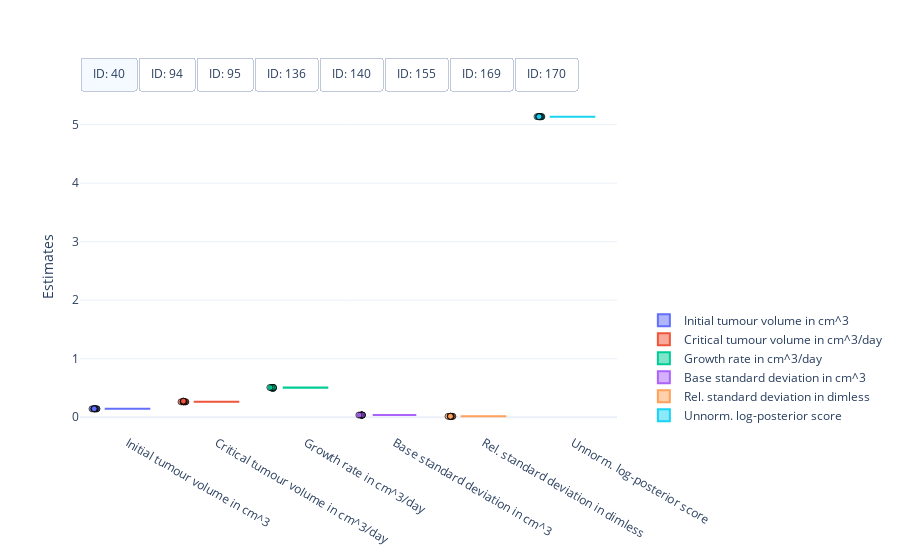

The code cell stored with this chart in its notebook:
### Code cell
#
# Visualisation of the spread of optimised model parameters for multiple runs from different initial points.
#
# This cell needs the above optimised model parameters and their respective objective function scores, as well as the data
# [parameters_combi, scores_combi, data]
#

import pkpd.plots


# Define x labels
xlabels = [
    'Initial tumour volume in cm^3', 
    'Critical tumour volume in cm^3/day',
    'Growth rate in cm^3/day',
    'Base standard deviation in cm^3',
    'Rel. standard deviation in dimless',
    'Unnorm. log-posterior score']

# Get mouse ids
mouse_ids = data['#ID'].unique()

# Create figure
fig = pkpd.plots.plot_optimised_parameters(
    parameters_combi, scores_combi, xlabels, mouse_ids)

# Show figure
fig.show()

### Figure 1 — Plotly figure (JSON) as saved in the notebook; plotly's stock layout.template omitted (floating-point values rounded to 4 significant figures)
{"data": [{"boxpoints": "all", "jitter": 0.2, "line": {"color": "#636EFA"}, "marker": {"color": "#636EFA", "line": {"color": "black", "width": 1}, "opacity": 0.7, "symbol": "circle"}, "name": "Initial tumour volume in cm^3", "pointpos": -1.5, "type": "box", "visible": true, "y": [0.1439, 0.1441, 0.1441, 0.1439, 0.1439, 0.1457, 0.1439, 0.1441, 0.1443, 0.1457]}, {"boxpoints": "all", "jitter": 0.2, "line": {"color": "#EF553B"}, "marker": {"color": "#EF553B", "line": {"color": "black", "width": 1}, "opacity": 0.7, "symbol": "circle"}, "name": "Critical tumour volume in cm^3/day", "pointpos": -1.5, "type": "box", "visible": true, "y": [0.264, 0.2644, 0.2644, 0.264, 0.264, 0.2766, 0.264, 0.2644, 0.2657, 0.2754]}, {"boxpoints": "all", "jitter": 0.2, "line": {"color": "#00CC96"}, "marker": {"color": "#00CC96", "line": {"color": "black", "width": 1}, "opacity": 0.7, "symbol": "circle"}, "name": "Growth rate in cm^3/day", "pointpos": -1.5, "type": "box", "visible": true, "y": [0.5087, 0.5081, 0.5081, 0.5087, 0.5087, 0.4914, 0.5087, 0.5081, 0.5061, 0.4929]}, {"boxpoints": "all", "jitter": 0.2, "line": {"color": "#AB63FA"}, "marker": {"color": "#AB63FA", "line": {"color": "black", "width": 1}, "opacity": 0.7, "symbol": "circle"}, "name": "Base standard deviation in cm^3", "pointpos": -1.5, "type": "box", "visible": true, "y": [0.0381, 0.03808, 0.03808, 0.0381, 0.0381, 0.03728, 0.0381, 0.03808, 0.038, 0.03737]}, {"boxpoints": "all", "jitter": 0.2, "line": {"color": "#FFA15A"}, "marker": {"color": "#FFA15A", "line": {"color": "black", "width": 1}, "opacity": 0.7, "symbol": "circle"}, "name": "Rel. standard deviation in dimless", "pointpos": -1.5, "type": "box", "visible": true, "y": [0.01585, 0.01587, 0.01587, 0.01585, 0.01585, 0.01672, 0.01585, 0.01587, 0.01595, 0.01662]}, {"boxpoints": "all", "jitter": 0.2, "line": {"color": "#19D3F3"}, "marker": {"color": "#19D3F3", "line": {"color": "black", "width": 1}, "opacity": 0.7, "symbol": "circle"}, "name": "Unnorm. log-posterior score", "pointpos": -1.5, "type": "box", "visible": true, "y": [5.136, 5.136, 5.136, 5.136, 5.136, 5.137, 5.136, 5.136, 5.137, 5.137]}, {"boxpoints": "all", "jitter": 0.2, "line": {"color": "#636EFA"}, "marker": {"color": "#636EFA", "line": {"color": "black", "width": 1}, "opacity": 0.7, "symbol": "circle"}, "name": "Initial tumour volume in cm^3", "pointpos": -1.5, "type": "box", "visible": false, "y": [0.07325, 0.07325, 0.07346, 0.07325, 0.07325, 0.07325, 0.07325, 0.07325, 0.07325, 0.07325]}, {"boxpoints": "all", "jitter": 0.2, "line": {"color": "#EF553B"}, "marker": {"color": "#EF553B", "line": {"color": "black", "width": 1}, "opacity": 0.7, "symbol": "circle"}, "name": "Critical tumour volume in cm^3/day", "pointpos": -1.5, "type": "box", "visible": false, "y": [0.05611, 0.05611, 0.05963, 0.05611, 0.05611, 0.05611, 0.05611, 0.05611, 0.05611, 0.05611]}, {"boxpoints": "all", "jitter": 0.2, "line": {"color": "#00CC96"}, "marker": {"color": "#00CC96", "line": {"color": "black", "width": 1}, "opacity": 0.7, "symbol": "circle"}, "name": "Growth rate in cm^3/day", "pointpos": -1.5, "type": "box", "visible": false, "y": [0.3584, 0.3584, 0.342, 0.3584, 0.3584, 0.3584, 0.3584, 0.3584, 0.3584, 0.3584]}, {"boxpoints": "all", "jitter": 0.2, "line": {"color": "#AB63FA"}, "marker": {"color": "#AB63FA", "line": {"color": "black", "width": 1}, "opacity": 0.7, "symbol": "circle"}, "name": "Base standard deviation in cm^3", "pointpos": -1.5, "type": "box", "visible": false, "y": [2.629e-14, 1.047e-13, 7.628e-12, 1.386e-14, 1.747e-13, 1.825e-14, 1.293e-14, 6.892e-14, 4.861e-14, 1.539e-15]}, {"boxpoints": "all", "jitter": 0.2, "line": {"color": "#FFA15A"}, "marker": {"color": "#FFA15A", "line": {"color": "black", "width": 1}, "opacity": 0.7, "symbol": "circle"}, "name": "Rel. standard deviation in dimless", "pointpos": -1.5, "type": "box", "visible": false, "y": [0.07164, 0.07164, 0.07169, 0.07164, 0.07164, 0.07164, 0.07164, 0.07164, 0.07164, 0.07164]}, {"boxpoints": "all", "jitter": 0.2, "line": {"color": "#19D3F3"}, "marker": {"color": "#19D3F3", "line": {"color": "black", "width": 1}, "opacity": 0.7, "symbol": "circle"}, "name": "Unnorm. log-posterior score", "pointpos": -1.5, "type": "box", "visible": false, "y": [26.26, 26.26, 26.25, 26.26, 26.26, 26.26, 26.26, 26.26, 26.26, 26.26]}, {"boxpoints": "all", "jitter": 0.2, "line": {"color": "#636EFA"}, "marker": {"color": "#636EFA", "line": {"color": "black", "width": 1}, "opacity": 0.7, "symbol": "circle"}, "name": "Initial tumour volume in cm^3", "pointpos": -1.5, "type": "box", "visible": false, "y": [0.1968, 0.2414, 0.1968, 0.1968, 0.2414, 0.1968, 0.1968, 0.1972, 0.2414, 0.1598]}, {"boxpoints": "all", "jitter": 0.2, "line": {"color": "#EF553B"}, "marker": {"color": "#EF553B", "line": {"color": "black", "width": 1}, "opacity": 0.7, "symbol": "circle"}, "name": "Critical tumour volume in cm^3/day", "pointpos": -1.5, "type": "box", "visible": false, "y": [1.043, 1000.0, 1.043, 1.043, 1000.0, 1.043, 1.043, 1.064, 1000.0, 0.004696]}, {"boxpoints": "all", "jitter": 0.2, "line": {"color": "#00CC96"}, "marker": {"color": "#00CC96", "line": {"color": "black", "width": 1}, "opacity": 0.7, "symbol": "circle"}, "name": "Growth rate in cm^3/day", "pointpos": -1.5, "type": "box", "visible": false, "y": [0.1907, 0.1056, 0.1907, 0.1907, 0.1056, 0.1907, 0.1907, 0.1892, 0.1056, 14.94]}, {"boxpoints": "all", "jitter": 0.2, "line": {"color": "#AB63FA"}, "marker": {"color": "#AB63FA", "line": {"color": "black", "width": 1}, "opacity": 0.7, "symbol": "circle"}, "name": "Base standard deviation in cm^3", "pointpos": -1.5, "type": "box", "visible": false, "y": [1.128e-12, 0.05271, 6.497e-13, 5.128e-13, 0.05271, 3.428e-13, 9.383e-13, 1.714e-13, 0.05271, 4.286e-12]}, {"boxpoints": "all", "jitter": 0.2, "line": {"color": "#FFA15A"}, "marker": {"color": "#FFA15A", "line": {"color": "black", "width": 1}, "opacity": 0.7, "symbol": "circle"}, "name": "Rel. standard deviation in dimless", "pointpos": -1.5, "type": "box", "visible": false, "y": [0.1418, 0.05478, 0.1418, 0.1418, 0.05478, 0.1418, 0.1418, 0.1418, 0.05478, 0.1965]}, {"boxpoints": "all", "jitter": 0.2, "line": {"color": "#19D3F3"}, "marker": {"color": "#19D3F3", "line": {"color": "black", "width": 1}, "opacity": 0.7, "symbol": "circle"}, "name": "Unnorm. log-posterior score", "pointpos": -1.5, "type": "box", "visible": false, "y": [-1.05, -0.7524, -1.05, -1.05, -0.7524, -1.05, -1.05, -1.05, -0.7524, -4.428]}, {"boxpoints": "all", "jitter": 0.2, "line": {"color": "#636EFA"}, "marker": {"color": "#636EFA", "line": {"color": "black", "width": 1}, "opacity": 0.7, "symbol": "circle"}, "name": "Initial tumour volume in cm^3", "pointpos": -1.5, "type": "box", "visible": false, "y": [0.1335, 0.1335, 0.1335, 0.1335, 0.1335, 0.1335, 0.1335, 0.1335, 0.1335, 0.1335]}, {"boxpoints": "all", "jitter": 0.2, "line": {"color": "#EF553B"}, "marker": {"color": "#EF553B", "line": {"color": "black", "width": 1}, "opacity": 0.7, "symbol": "circle"}, "name": "Critical tumour volume in cm^3/day", "pointpos": -1.5, "type": "box", "visible": false, "y": [0.6425, 0.6425, 0.6425, 0.6425, 0.6425, 0.6425, 0.6425, 0.6425, 0.6425, 0.6425]}, {"boxpoints": "all", "jitter": 0.2, "line": {"color": "#00CC96"}, "marker": {"color": "#00CC96", "line": {"color": "black", "width": 1}, "opacity": 0.7, "symbol": "circle"}, "name": "Growth rate in cm^3/day", "pointpos": -1.5, "type": "box", "visible": false, "y": [0.1396, 0.1396, 0.1396, 0.1396, 0.1396, 0.1396, 0.1396, 0.1396, 0.1396, 0.1396]}, {"boxpoints": "all", "jitter": 0.2, "line": {"color": "#AB63FA"}, "marker": {"color": "#AB63FA", "line": {"color": "black", "width": 1}, "opacity": 0.7, "symbol": "circle"}, "name": "Base standard deviation in cm^3", "pointpos": -1.5, "type": "box", "visible": false, "y": [0.004279, 0.004279, 0.004279, 0.004279, 0.004279, 0.004279, 0.004279, 0.004279, 0.004279, 0.004279]}, {"boxpoints": "all", "jitter": 0.2, "line": {"color": "#FFA15A"}, "marker": {"color": "#FFA15A", "line": {"color": "black", "width": 1}, "opacity": 0.7, "symbol": "circle"}, "name": "Rel. standard deviation in dimless", "pointpos": -1.5, "type": "box", "visible": false, "y": [0.06794, 0.06794, 0.06794, 0.06794, 0.06794, 0.06794, 0.06794, 0.06794, 0.06794, 0.06794]}, {"boxpoints": "all", "jitter": 0.2, "line": {"color": "#19D3F3"}, "marker": {"color": "#19D3F3", "line": {"color": "black", "width": 1}, "opacity": 0.7, "symbol": "circle"}, "name": "Unnorm. log-posterior score", "pointpos": -1.5, "type": "box", "visible": false, "y": [15.67, 15.67, 15.67, 15.67, 15.67, 15.67, 15.67, 15.67, 15.67, 15.67]}, {"boxpoints": "all", "jitter": 0.2, "line": {"color": "#636EFA"}, "marker": {"color": "#636EFA", "line": {"color": "black", "width": 1}, "opacity": 0.7, "symbol": "circle"}, "name": "Initial tumour volume in cm^3", "pointpos": -1.5, "type": "box", "visible": false, "y": [0.1093, 0.1093, 0.1093, 0.1093, 0.1093, 0.1093, 0.1093, 0.1093, 0.1093, 0.1093]}, {"boxpoints": "all", "jitter": 0.2, "line": {"color": "#EF553B"}, "marker": {"color": "#EF553B", "line": {"color": "black", "width": 1}, "opacity": 0.7, "symbol": "circle"}, "name": "Critical tumour volume in cm^3/day", "pointpos": -1.5, "type": "box", "visible": false, "y": [1000.0, 1000.0, 1000.0, 1000.0, 1000.0, 1000.0, 1000.0, 1000.0, 1000.0, 1000.0]}, {"boxpoints": "all", "jitter": 0.2, "line": {"color": "#00CC96"}, "marker": {"color": "#00CC96", "line": {"color": "black", "width": 1}, "opacity": 0.7, "symbol": "circle"}, "name": "Growth rate in cm^3/day", "pointpos": -1.5, "type": "box", "visible": false, "y": [0.0973, 0.0973, 0.0973, 0.0973, 0.0973, 0.0973, 0.0973, 0.0973, 0.0973, 0.0973]}, {"boxpoints": "all", "jitter": 0.2, "line": {"color": "#AB63FA"}, "marker": {"color": "#AB63FA", "line": {"color": "black", "width": 1}, "opacity": 0.7, "symbol": "circle"}, "name": "Base standard deviation in cm^3", "pointpos": -1.5, "type": "box", "visible": false, "y": [0.0125, 0.0125, 0.0125, 0.0125, 0.0125, 0.0125, 0.0125, 0.0125, 0.0125, 0.0125]}, {"boxpoints": "all", "jitter": 0.2, "line": {"color": "#FFA15A"}, "marker": {"color": "#FFA15A", "line": {"color": "black", "width": 1}, "opacity": 0.7, "symbol": "circle"}, "name": "Rel. standard deviation in dimless", "pointpos": -1.5, "type": "box", "visible": false, "y": [0.1145, 0.1145, 0.1145, 0.1145, 0.1145, 0.1145, 0.1145, 0.1145, 0.1145, 0.1145]}, {"boxpoints": "all", "jitter": 0.2, "line": {"color": "#19D3F3"}, "marker": {"color": "#19D3F3", "line": {"color": "black", "width": 1}, "opacity": 0.7, "symbol": "circle"}, "name": "Unnorm. log-posterior score", "pointpos": -1.5, "type": "box", "visible": false, "y": [7.46, 7.46, 7.46, 7.46, 7.46, 7.46, 7.46, 7.46, 7.46, 7.46]}, {"boxpoints": "all", "jitter": 0.2, "line": {"color": "#636EFA"}, "marker": {"color": "#636EFA", "line": {"color": "black", "width": 1}, "opacity": 0.7, "symbol": "circle"}, "name": "Initial tumour volume in cm^3", "pointpos": -1.5, "type": "box", "visible": false, "y": [0.002099, 0.1002, 0.1001, 0.1002, 0.1002, 0.1002, 0.1002, 0.1002, 0.1002, 0.1003]}, {"boxpoints": "all", "jitter": 0.2, "line": {"color": "#EF553B"}, "marker": {"color": "#EF553B", "line": {"color": "black", "width": 1}, "opacity": 0.7, "symbol": "circle"}, "name": "Critical tumour volume in cm^3/day", "pointpos": -1.5, "type": "box", "visible": false, "y": [0.001094, 0.1223, 0.1182, 0.1222, 0.1222, 0.1222, 0.1222, 0.1222, 0.1222, 0.1225]}, {"boxpoints": "all", "jitter": 0.2, "line": {"color": "#00CC96"}, "marker": {"color": "#00CC96", "line": {"color": "black", "width": 1}, "opacity": 0.7, "symbol": "circle"}, "name": "Growth rate in cm^3/day", "pointpos": -1.5, "type": "box", "visible": false, "y": [73.45, 0.7561, 0.7763, 0.7565, 0.7571, 0.7565, 0.7565, 0.7565, 0.7564, 0.7551]}, {"boxpoints": "all", "jitter": 0.2, "line": {"color": "#AB63FA"}, "marker": {"color": "#AB63FA", "line": {"color": "black", "width": 1}, "opacity": 0.7, "symbol": "circle"}, "name": "Base standard deviation in cm^3", "pointpos": -1.5, "type": "box", "visible": false, "y": [0.06914, 2.586e-06, 2.163e-12, 1.645e-11, 5.93e-06, 1.28e-11, 1.023e-05, 3.608e-11, 9.122e-13, 1.975e-07]}, {"boxpoints": "all", "jitter": 0.2, "line": {"color": "#FFA15A"}, "marker": {"color": "#FFA15A", "line": {"color": "black", "width": 1}, "opacity": 0.7, "symbol": "circle"}, "name": "Rel. standard deviation in dimless", "pointpos": -1.5, "type": "box", "visible": false, "y": [0.0789, 0.1371, 0.1373, 0.1373, 0.1378, 0.1373, 0.1376, 0.1373, 0.1373, 0.1375]}, {"boxpoints": "all", "jitter": 0.2, "line": {"color": "#19D3F3"}, "marker": {"color": "#19D3F3", "line": {"color": "black", "width": 1}, "opacity": 0.7, "symbol": "circle"}, "name": "Unnorm. log-posterior score", "pointpos": -1.5, "type": "box", "visible": false, "y": [-3.146, 0.4793, 0.4766, 0.4784, 0.4789, 0.4784, 0.479, 0.4784, 0.4784, 0.4785]}, {"boxpoints": "all", "jitter": 0.2, "line": {"color": "#636EFA"}, "marker": {"color": "#636EFA", "line": {"color": "black", "width": 1}, "opacity": 0.7, "symbol": "circle"}, "name": "Initial tumour volume in cm^3", "pointpos": -1.5, "type": "box", "visible": false, "y": [0.1234, 0.1234, 0.1234, 0.1234, 0.1234, 0.1234, 0.1234, 0.1234, 0.1234, 0.1234]}, {"boxpoints": "all", "jitter": 0.2, "line": {"color": "#EF553B"}, "marker": {"color": "#EF553B", "line": {"color": "black", "width": 1}, "opacity": 0.7, "symbol": "circle"}, "name": "Critical tumour volume in cm^3/day", "pointpos": -1.5, "type": "box", "visible": false, "y": [0.8126, 0.8126, 0.8126, 0.8126, 0.8126, 0.8126, 0.8126, 0.8126, 0.8126, 0.8126]}, {"boxpoints": "all", "jitter": 0.2, "line": {"color": "#00CC96"}, "marker": {"color": "#00CC96", "line": {"color": "black", "width": 1}, "opacity": 0.7, "symbol": "circle"}, "name": "Growth rate in cm^3/day", "pointpos": -1.5, "type": "box", "visible": false, "y": [0.08723, 0.08723, 0.08723, 0.08723, 0.08723, 0.08723, 0.08723, 0.08723, 0.08723, 0.08723]}, {"boxpoints": "all", "jitter": 0.2, "line": {"color": "#AB63FA"}, "marker": {"color": "#AB63FA", "line": {"color": "black", "width": 1}, "opacity": 0.7, "symbol": "circle"}, "name": "Base standard deviation in cm^3", "pointpos": -1.5, "type": "box", "visible": false, "y": [0.005574, 0.005574, 0.005574, 0.005574, 0.005574, 0.005574, 0.005574, 0.005574, 0.005574, 0.005574]}, {"boxpoints": "all", "jitter": 0.2, "line": {"color": "#FFA15A"}, "marker": {"color": "#FFA15A", "line": {"color": "black", "width": 1}, "opacity": 0.7, "symbol": "circle"}, "name": "Rel. standard deviation in dimless", "pointpos": -1.5, "type": "box", "visible": false, "y": [0.02129, 0.02129, 0.02129, 0.02129, 0.02129, 0.02129, 0.02129, 0.02129, 0.02129, 0.02129]}, {"boxpoints": "all", "jitter": 0.2, "line": {"color": "#19D3F3"}, "marker": {"color": "#19D3F3", "line": {"color": "black", "width": 1}, "opacity": 0.7, "symbol": "circle"}, "name": "Unnorm. log-posterior score", "pointpos": -1.5, "type": "box", "visible": false, "y": [30.99, 30.99, 30.99, 30.99, 30.99, 30.99, 30.99, 30.99, 30.99, 30.99]}, {"boxpoints": "all", "jitter": 0.2, "line": {"color": "#636EFA"}, "marker": {"color": "#636EFA", "line": {"color": "black", "width": 1}, "opacity": 0.7, "symbol": "circle"}, "name": "Initial tumour volume in cm^3", "pointpos": -1.5, "type": "box", "visible": false, "y": [0.0869, 0.0869, 0.08704, 0.08703, 0.0869, 0.06784, 0.0869, 0.08706, 0.0869, 0.0869]}, {"boxpoints": "all", "jitter": 0.2, "line": {"color": "#EF553B"}, "marker": {"color": "#EF553B", "line": {"color": "black", "width": 1}, "opacity": 0.7, "symbol": "circle"}, "name": "Critical tumour volume in cm^3/day", "pointpos": -1.5, "type": "box", "visible": false, "y": [2.575, 2.575, 2.67, 2.666, 2.575, 0.001498, 2.575, 2.667, 2.575, 2.575]}, {"boxpoints": "all", "jitter": 0.2, "line": {"color": "#00CC96"}, "marker": {"color": "#00CC96", "line": {"color": "black", "width": 1}, "opacity": 0.7, "symbol": "circle"}, "name": "Growth rate in cm^3/day", "pointpos": -1.5, "type": "box", "visible": false, "y": [0.07263, 0.07263, 0.07235, 0.07236, 0.07263, 9.444, 0.07263, 0.07235, 0.07263, 0.07263]}, {"boxpoints": "all", "jitter": 0.2, "line": {"color": "#AB63FA"}, "marker": {"color": "#AB63FA", "line": {"color": "black", "width": 1}, "opacity": 0.7, "symbol": "circle"}, "name": "Base standard deviation in cm^3", "pointpos": -1.5, "type": "box", "visible": false, "y": [0.01175, 0.01175, 0.0118, 0.0118, 0.01175, 1.14e-11, 0.01175, 0.01178, 0.01175, 0.01175]}, {"boxpoints": "all", "jitter": 0.2, "line": {"color": "#FFA15A"}, "marker": {"color": "#FFA15A", "line": {"color": "black", "width": 1}, "opacity": 0.7, "symbol": "circle"}, "name": "Rel. standard deviation in dimless", "pointpos": -1.5, "type": "box", "visible": false, "y": [0.00391, 0.00391, 0.003783, 0.003675, 0.00391, 0.1413, 0.00391, 0.003816, 0.00391, 0.00391]}, {"boxpoints": "all", "jitter": 0.2, "line": {"color": "#19D3F3"}, "marker": {"color": "#19D3F3", "line": {"color": "black", "width": 1}, "opacity": 0.7, "symbol": "circle"}, "name": "Unnorm. log-posterior score", "pointpos": -1.5, "type": "box", "visible": false, "y": [31.22, 31.22, 31.22, 31.22, 31.22, 17.71, 31.22, 31.22, 31.22, 31.22]}], "layout": {"autosize": true, "legend": {"x": 1.05, "xanchor": "left", "y": 0.01, "yanchor": "bottom"}, "updatemenus": [{"buttons": [{"args": [{"visible": [true, true, true, true, true, true, false, false, false, false, false, false, false, false, false, false, false, false, false, false, false, false, false, false, false, false, false, false, false, false, false, false, false, false, false, false, false, false, false, false, false, false, false, false, false, false, false, false]}], "label": "ID: 40", "method": "restyle"}, {"args": [{"visible": [false, false, false, false, false, false, true, true, true, true, true, true, false, false, false, false, false, false, false, false, false, false, false, false, false, false, false, false, false, false, false, false, false, false, false, false, false, false, false, false, false, false, false, false, false, false, false, false]}], "label": "ID: 94", "method": "restyle"}, {"args": [{"visible": [false, false, false, false, false, false, false, false, false, false, false, false, true, true, true, true, true, true, false, false, false, false, false, false, false, false, false, false, false, false, false, false, false, false, false, false, false, false, false, false, false, false, false, false, false, false, false, false]}], "label": "ID: 95", "method": "restyle"}, {"args": [{"visible": [false, false, false, false, false, false, false, false, false, false, false, false, false, false, false, false, false, false, true, true, true, true, true, true, false, false, false, false, false, false, false, false, false, false, false, false, false, false, false, false, false, false, false, false, false, false, false, false]}], "label": "ID: 136", "method": "restyle"}, {"args": [{"visible": [false, false, false, false, false, false, false, false, false, false, false, false, false, false, false, false, false, false, false, false, false, false, false, false, true, true, true, true, true, true, false, false, false, false, false, false, false, false, false, false, false, false, false, false, false, false, false, false]}], "label": "ID: 140", "method": "restyle"}, {"args": [{"visible": [false, false, false, false, false, false, false, false, false, false, false, false, false, false, false, false, false, false, false, false, false, false, false, false, false, false, false, false, false, false, true, true, true, true, true, true, false, false, false, false, false, false, false, false, false, false, false, false]}], "label": "ID: 155", "method": "restyle"}, {"args": [{"visible": [false, false, false, false, false, false, false, false, false, false, false, false, false, false, false, false, false, false, false, false, false, false, false, false, false, false, false, false, false, false, false, false, false, false, false, false, true, true, true, true, true, true, false, false, false, false, false, false]}], "label": "ID: 169", "method": "restyle"}, {"args": [{"visible": [false, false, false, false, false, false, false, false, false, false, false, false, false, false, false, false, false, false, false, false, false, false, false, false, false, false, false, false, false, false, false, false, false, false, false, false, false, false, false, false, false, false, true, true, true, true, true, true]}], "label": "ID: 170", "method": "restyle"}], "direction": "right", "pad": {"r": 0, "t": -10}, "showactive": true, "type": "buttons", "x": 0, "xanchor": "left", "y": 1.1, "yanchor": "top"}], "yaxis": {"title": {"text": "Estimates"}}}}
